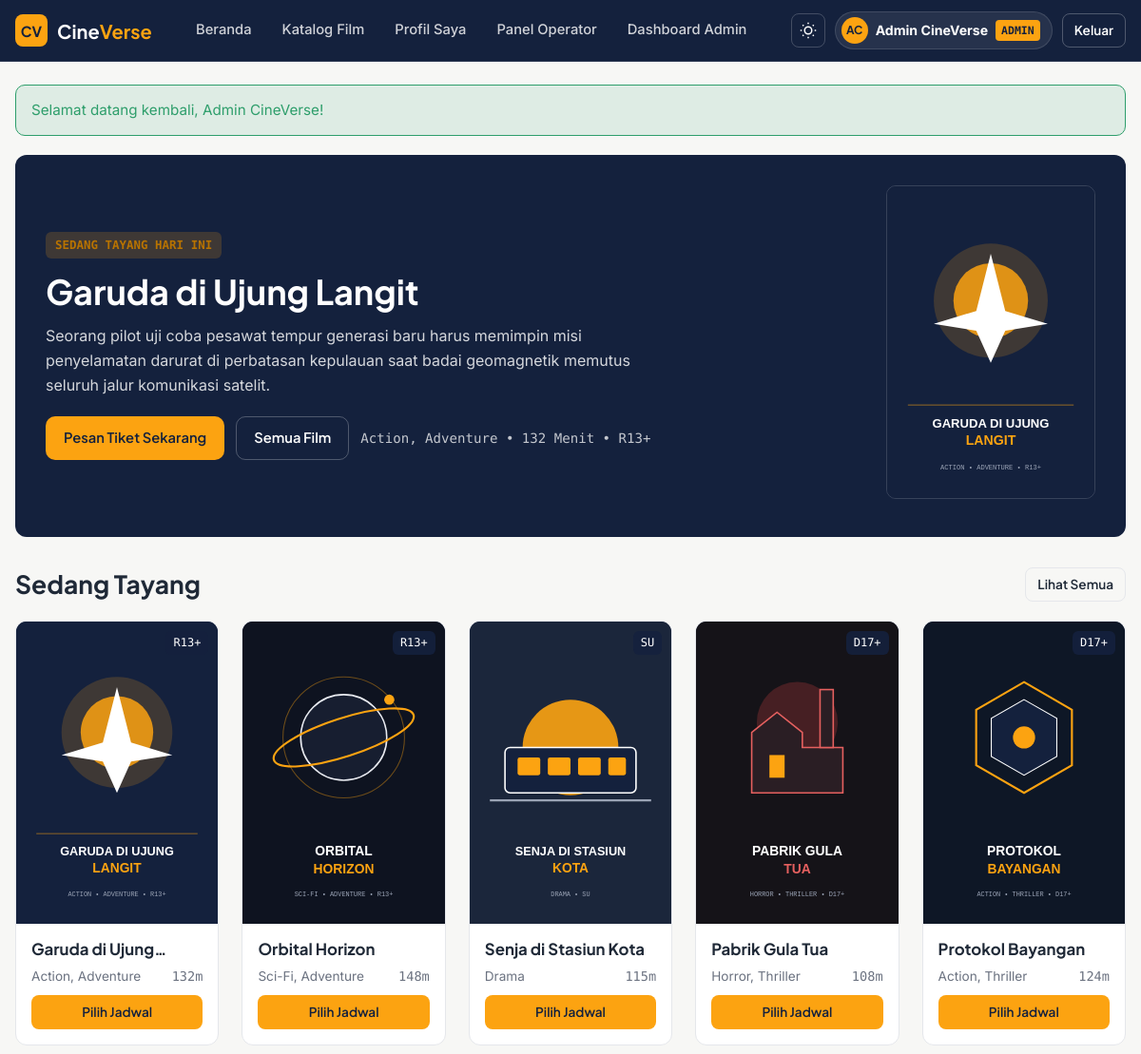
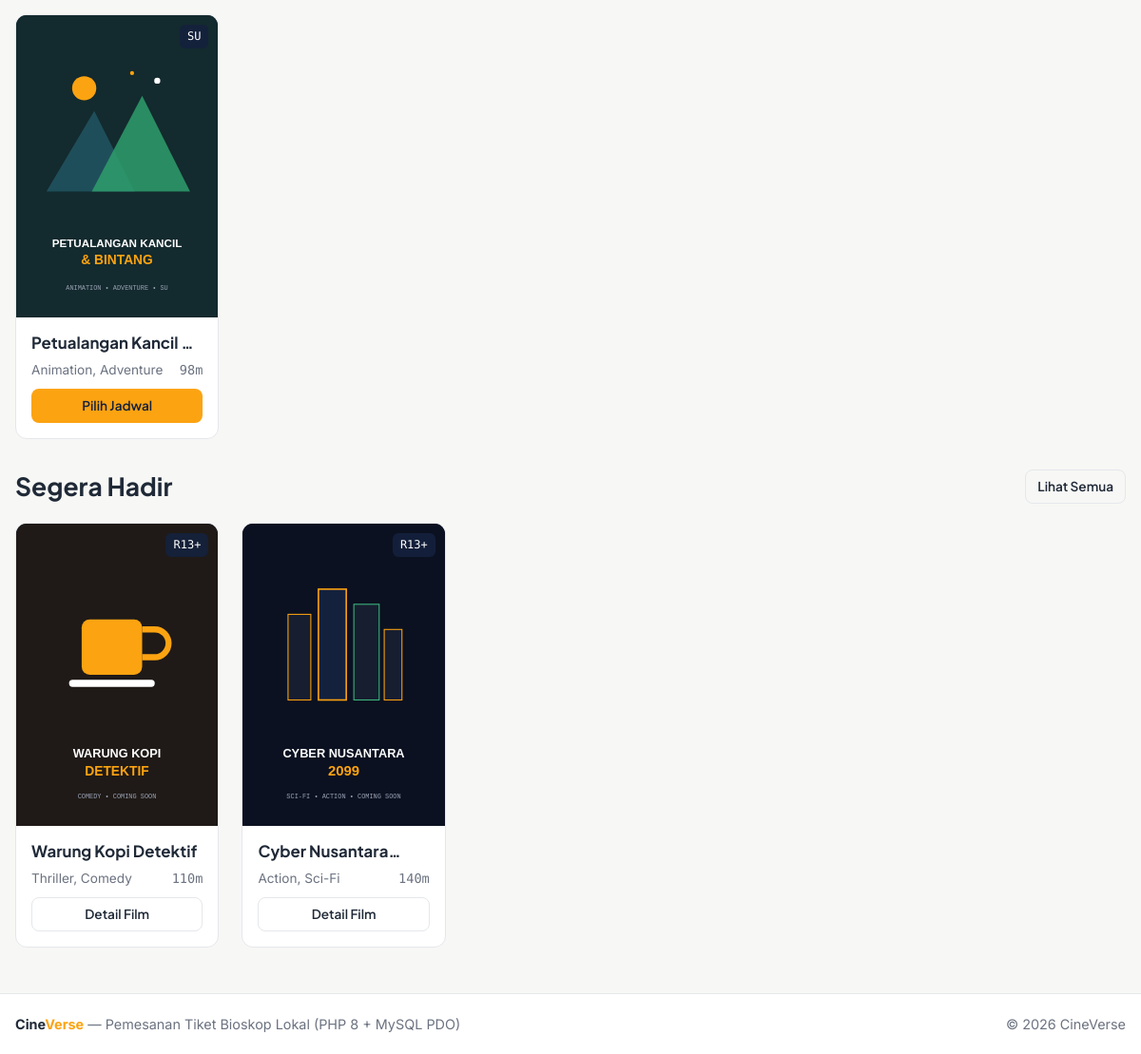
The page / (signed in) on the database its author committed (2 pictures, top to bottom).
### tables this page shows
CREATE TABLE movies (
    id INT AUTO_INCREMENT PRIMARY KEY,
    title VARCHAR(150) NOT NULL,
    synopsis TEXT NOT NULL,
    duration_min INT NOT NULL DEFAULT 120,
    release_date DATE DEFAULT NULL,
    age_rating ENUM('SU', 'R13+', 'D17+', 'D21+') NOT NULL DEFAULT 'R13+',
    language VARCHAR(50) NOT NULL DEFAULT 'Indonesia',
    director VARCHAR(100) DEFAULT NULL,
    cast_list VARCHAR(255) DEFAULT NULL,
    poster VARCHAR(255) DEFAULT 'poster-1.svg',
    trailer_url VARCHAR(255) DEFAULT NULL,
    status ENUM('now_showing', 'coming_soon', 'archived') NOT NULL DEFAULT 'now_showing',
    created_at DATETIME NOT NULL DEFAULT CURRENT_TIMESTAMP
);

### includes/functions.php (called while the page is built, shortened)
<?php
require_once __DIR__ . '/auth.php';
function e(?string $str): string
{
    return htmlspecialchars((string)$str, ENT_QUOTES, 'UTF-8');
}
function posterUrl(?string $poster): string
{
    return baseUrl('uploads/' . $poster);
}

### includes/auth.php (called while the page is built, shortened)
<?php
function baseUrl(string $path = ''): string
{
    $scriptDir = str_replace('\\', '/', dirname($_SERVER['SCRIPT_NAME']));
    $root = preg_replace('#/(public|user|operator|admin|api)$#', '', $scriptDir);
    $root = rtrim($root, '/');
    return $root . '/' . ltrim($path, '/');
}

### public/index.php (the view, shortened to what this page needs)
<?php
require_once __DIR__ . '/../includes/layout/header.php';
$heroStmt = $pdo->query("
    SELECT m.*, GROUP_CONCAT(g.name SEPARATOR ', ') AS genres
    FROM movies m
    LEFT JOIN movie_genres mg ON mg.movie_id = m.id
    LEFT JOIN genres g ON g.id = mg.genre_id
    WHERE m.status = 'now_showing'
    GROUP BY m.id
    ORDER BY m.id ASC
    LIMIT 1
");
$heroMovie = $heroStmt->fetch();
$nowStmt = $pdo->query("
    SELECT m.*, GROUP_CONCAT(g.name SEPARATOR ', ') AS genres
    FROM movies m
    LEFT JOIN movie_genres mg ON mg.movie_id = m.id
    LEFT JOIN genres g ON g.id = mg.genre_id
    WHERE m.status = 'now_showing'
    GROUP BY m.id
    ORDER BY m.id ASC
");
$nowShowing = $nowStmt->fetchAll();
$comingStmt = $pdo->query("
    SELECT m.*, GROUP_CONCAT(g.name SEPARATOR ', ') AS genres
    FROM movies m
    LEFT JOIN movie_genres mg ON mg.movie_id = m.id
    LEFT JOIN genres g ON g.id = mg.genre_id
    WHERE m.status = 'coming_soon'
    GROUP BY m.id
    ORDER BY m.release_date ASC
");
$comingSoon = $comingStmt->fetchAll();
?>
<?php if ($heroMovie): ?>
<section class="hero">
    <div>
        <span class="badge badge-warning" style="margin-bottom:12px;">SEDANG TAYANG HARI INI</span>
        <h1><?= e($heroMovie['title']) ?></h1>
        <p><?= e($heroMovie['synopsis']) ?></p>
        <div style="display:flex;gap:12px;flex-wrap:wrap;align-items:center;">
            <a href="movie.php?id=<?= (int)$heroMovie['id'] ?>" class="btn btn-primary">Pesan Tiket Sekarang</a>
            <a href="movies.php" class="btn btn-outline-light">Semua Film</a>
            <span class="mono" style="color:rgba(255,255,255,0.75);font-size:0.88rem;">
                <?= e($heroMovie['genres']) ?> • <?= (int)$heroMovie['duration_min'] ?> Menit • <?= e($heroMovie['age_rating']) ?>
            </span>
        </div>
    </div>
    <div>
        <img src="<?= e(posterUrl($heroMovie['poster'])) ?>" alt="<?= e($heroMovie['title']) ?>" class="hero-poster">
    </div>
</section>
<?php endif; ?>
<div class="section-header">
    <h2>Sedang Tayang</h2>
    <a href="movies.php?status=now_showing" class="btn btn-outline btn-sm">Lihat Semua</a>
</div>
<div class="movie-grid">
    <?php foreach ($nowShowing as $m): ?>
        <article class="movie-card">
            <a href="movie.php?id=<?= (int)$m['id'] ?>" class="movie-poster-wrap">
                <img src="<?= e(posterUrl($m['poster'])) ?>" alt="<?= e($m['title']) ?>" class="movie-poster">
                <span class="age-badge"><?= e($m['age_rating']) ?></span>
            </a>
            <div class="movie-body">
                <h3 class="movie-title"><a href="movie.php?id=<?= (int)$m['id'] ?>"><?= e($m['title']) ?></a></h3>
                <div class="movie-meta">
                    <span><?= e($m['genres'] ?: '-') ?></span>
                    <span class="mono"><?= (int)$m['duration_min'] ?>m</span>
                </div>
                <a href="movie.php?id=<?= (int)$m['id'] ?>" class="btn btn-primary btn-sm" style="margin-top:auto;">Pilih Jadwal</a>
            </div>
        </article>
    <?php endforeach; ?>
</div>
<?php if (!empty($comingSoon)): ?>
<div class="section-header">
    <h2>Segera Hadir</h2>
    <a href="movies.php?status=coming_soon" class="btn btn-outline btn-sm">Lihat Semua</a>
</div>
<div class="movie-grid">
    <?php foreach ($comingSoon as $m): ?>
        <article class="movie-card">
            <a href="movie.php?id=<?= (int)$m['id'] ?>" class="movie-poster-wrap">
                <img src="<?= e(posterUrl($m['poster'])) ?>" alt="<?= e($m['title']) ?>" class="movie-poster">
                <span class="age-badge"><?= e($m['age_rating']) ?></span>
            </a>
            <div class="movie-body">
                <h3 class="movie-title"><a href="movie.php?id=<?= (int)$m['id'] ?>"><?= e($m['title']) ?></a></h3>
                <div class="movie-meta">
                    <span><?= e($m['genres'] ?: '-') ?></span>
                    <span class="mono"><?= (int)$m['duration_min'] ?>m</span>
                </div>
                <a href="movie.php?id=<?= (int)$m['id'] ?>" class="btn btn-outline btn-sm" style="margin-top:auto;">Detail Film</a>
            </div>
        </article>
    <?php endforeach; ?>
</div>
<?php endif; ?>
<?php require_once __DIR__ . '/../includes/layout/footer.php'; ?>

### assets/css/style.css (style rules this page uses)
:root, [data-theme="light"] { --bg: #F7F7F5; --surface: #FFFFFF; --surface-alt: #F1F2F6; --text: #1F2937; --text-muted: #6B7280; --primary: #14213D; --accent: #FCA311; --accent-hover: #E59009; --success: #2E9E6B; --danger: #D64545; --border: #E5E7EB; --shadow: 0 4px 16px rgba(20, 33, 61, 0.06); }
*, *::before, *::after { box-sizing: border-box; margin: 0; padding: 0; }
body { font-family: 'Inter', system-ui, -apple-system, sans-serif; font-size: 16px; line-height: 1.6; background-color: var(--bg); color: var(--text); min-height: 100dvh; display: flex; flex-direction: column; }
h1, h2, h3, h4, .brand { font-family: 'Plus Jakarta Sans', sans-serif; line-height: 1.25; text-wrap: balance; color: var(--text); }
h1 { font-size: clamp(1.75rem, 3vw, 2.5rem); font-weight: 700; }
h2 { font-size: clamp(1.35rem, 2.2vw, 1.75rem); font-weight: 700; }
h3 { font-size: 1.25rem; font-weight: 600; }
p { text-wrap: pretty; }
a { color: inherit; text-decoration: none; }
.mono, code, .seat-btn, .booking-code, .tabular { font-family: 'DM Mono', monospace; font-variant-numeric: tabular-nums; }
.btn { display: inline-flex; align-items: center; justify-content: center; gap: 8px; padding: 10px 18px; border-radius: 10px; font-family: 'Plus Jakarta Sans', sans-serif; font-size: 0.92rem; font-weight: 600; border: 1px solid transparent; cursor: pointer; transition: transform 150ms ease-out, opacity 150ms ease-out; }
.btn-sm { padding: 6px 12px; font-size: 0.85rem; border-radius: 8px; }
.btn-primary { background-color: var(--accent); color: #14213D; }
.btn-outline { background: transparent; border-color: var(--border); color: var(--text); }
.btn-outline-light { background: transparent; border-color: rgba(255, 255, 255, 0.25); color: #FFFFFF; }
.section-header { display: flex; align-items: center; justify-content: space-between; gap: 16px; margin-bottom: 20px; margin-top: 32px; flex-wrap: wrap; }
.hero { background: var(--primary); color: #FFFFFF; border-radius: 12px; padding: 32px; display: grid; grid-template-columns: 1fr 220px; gap: 32px; align-items: center; margin-bottom: 32px; }
.hero h1 { color: #FFFFFF; margin-bottom: 12px; }
.hero p { color: rgba(255, 255, 255, 0.82); margin-bottom: 20px; max-width: 65ch; }
.hero-poster { width: 100%; aspect-ratio: 2 / 3; object-fit: cover; border-radius: 10px; border: 1px solid rgba(255, 255, 255, 0.15); }
.movie-grid { display: grid; grid-template-columns: repeat(auto-fill, minmax(210px, 1fr)); gap: 24px; }
.movie-card { background: var(--surface); border: 1px solid var(--border); border-radius: 12px; overflow: hidden; display: flex; flex-direction: column; transition: transform 200ms ease-out; }
.movie-poster-wrap { position: relative; overflow: hidden; aspect-ratio: 2 / 3; background: var(--primary); }
.movie-poster { width: 100%; height: 100%; object-fit: cover; transition: transform 200ms ease-out; }
.age-badge { position: absolute; top: 10px; right: 10px; background: rgba(20, 33, 61, 0.9); color: #FFFFFF; font-family: 'DM Mono', monospace; font-size: 0.75rem; padding: 3px 8px; border-radius: 6px; }
.movie-body { padding: 16px; display: flex; flex-direction: column; gap: 8px; flex: 1; }
.movie-title { font-size: 1.05rem; font-weight: 700; display: -webkit-box; -webkit-line-clamp: 1; -webkit-box-orient: vertical; overflow: hidden; }
.movie-meta { font-size: 0.85rem; color: var(--text-muted); display: flex; align-items: center; justify-content: space-between; gap: 8px; }
.badge { display: inline-flex; align-items: center; padding: 4px 10px; border-radius: 6px; font-size: 0.78rem; font-weight: 600; font-family: 'DM Mono', monospace; }
.badge-pending, .badge-warning { background: rgba(252, 163, 17, 0.18); color: #B87300; }

### rows shown on the page
movies: title "Garuda di Ujung Langit", synopsis "Seorang pilot uji coba pesawat tempur generasi baru harus memimpin misi penyelamatan darurat di perbatasan kepulauan saat badai geomagnetik memutus seluruh jalur komunikasi satelit.", duration_min "132", age_rating "R13+", poster (picture), title "Garuda di…", genres "Action, Adventure"
movies: poster (picture), age_rating "R13+", title "Orbital Horizon", genres "Sci-Fi, Adventure", duration_min "148"
movies: poster (picture), age_rating "SU", title "Senja di Stasiun Kota", genres "Drama", duration_min "115"
movies: poster (picture), age_rating "D17+", title "Pabrik Gula Tua", genres "Horror, Thriller", duration_min "108"
movies: poster (picture), age_rating "D17+", title "Protokol Bayangan", genres "Action, Thriller", duration_min "124"
movies: poster (picture), age_rating "SU", title "Petualangan Kancil…", genres "Animation, Adventure", duration_min "98"
movies: poster (picture), age_rating "R13+", title "Warung Kopi Detektif", genres "Thriller, Comedy", duration_min "110"
movies: poster (picture), age_rating "R13+", title "Cyber…", genres "Action, Sci-Fi", duration_min "140"

### other values the page prints
userInitials($user['name']) "AC"
$user['name'] "Admin CineVerse"
$user['role'] "ADMIN"
$flash['message'] "Selamat datang kembali, Admin CineVerse!"
$heroMovie['genres'] "Action, Adventure"
